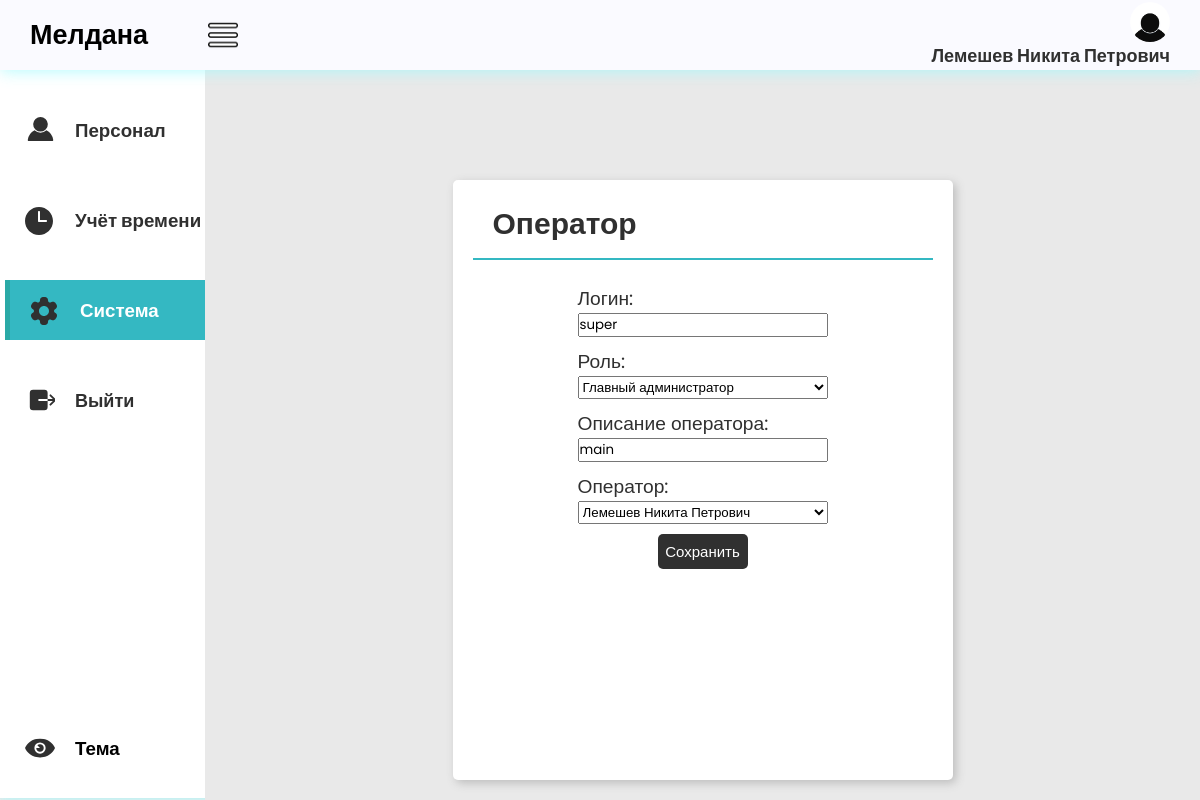
/operators/112f4af7-e46b-4321-8031-81e32e997f3d/ (signed in), run on the app's committed database.
### main/models.py (models this page shows, shortened)
class Staff(AbstractBaseUser, PermissionsMixin):
    id = models.UUIDField(primary_key=True, editable=False, default=uuid.uuid4)
    fio = models.CharField(max_length=150, verbose_name='ФИО')
    email = models.EmailField(max_length=254, unique=True, verbose_name='E-mail')
    phone_number = models.CharField(max_length=12, unique=True, null=True, blank=True, verbose_name='Номер телефона')
    dob = models.DateField(null=True, blank=True, verbose_name='Дата рождения')
    employee_slug = models.SlugField(max_length=150, unique=True, blank=True, null=True, verbose_name='URL')
    date_join = models.DateTimeField(verbose_name='Дата регистрации', auto_now_add=True)
    last_login = models.DateTimeField(verbose_name='Дата последнего входа', auto_now=True)
    is_admin = models.BooleanField(default=False)
    is_staff = models.BooleanField(default=True)
    is_superuser = models.BooleanField(default=False)
    image = models.ImageField(upload_to='personal_photo', null=True, blank=True, verbose_name='Фотография')
    division = models.ForeignKey(Divisions, on_delete=models.SET_NULL, null=True, blank=True, verbose_name='Подразделение')
    time = models.ForeignKey(WorkSchedule, on_delete=models.SET_NULL, null=True, blank=True, verbose_name='Тип графика')
    post = models.ForeignKey(Posts, on_delete=models.SET_NULL, null=True, blank=True, verbose_name='Должность')
    pattern = models.ForeignKey(Patterns, on_delete=models.SET_NULL, null=True, blank=True, verbose_name='Шаблон доступа')
    objects = CustomUserManager()
    USERNAME_FIELD = 'email'
    REQUIRED_FIELDS = ['fio']
    class Meta:
        verbose_name = 'Персонал'
        verbose_name_plural = 'Сотрудники'
    def __str__(self):
        return self.fio

class Operators(models.Model):
    ROLE = [
        ('Главный администратор', 'Главный администратор'),
        ('Администратор', 'Администратор'),
    ]
    id = models.UUIDField(primary_key=True, editable=False, default=uuid.uuid4)
    login = models.CharField(max_length=150, verbose_name='Логин')
    post_operator = models.CharField(max_length=75, choices=ROLE, default="МА", verbose_name='Роль')
    operator_description = models.CharField(max_length=100, blank=True, null=True, verbose_name='Описание оператора')
    operator_slug = models.SlugField(max_length=150, unique=True, blank=True, null=True, verbose_name='URL')
    employee = models.ForeignKey(Staff, on_delete=models.PROTECT, null=True, blank=True,
                                 verbose_name='Оператор')
    class Meta:
        verbose_name = 'Оператор'
        verbose_name_plural = 'Операторы'

### main/views.py (the view)
# urls.py: path('operators/<slug:operator_slug>/', views.operator_detail, name='operator_detail'),
@user_passes_test(superuser_check, login_url='/404')
def operator_detail(request, operator_slug):
    operators = get_object_or_404(Operators, operator_slug=operator_slug)
    if request.method == 'POST':
        form = OperatorsForm(request.POST, instance=operators)
        if form.is_valid():
            form.save()
            return redirect('main:operator_detail', operator_slug=operators.operator_slug)
    else:
        form = OperatorsForm(instance=operators)
    context = {
        'form': form,
        'operators': operators,
    }
    return render(request, 'acms_page/operators/operator_detail.html', context)

### main/forms.py
class OperatorsForm(forms.ModelForm):
    class Meta:
        model = Operators
        fields = ['login', 'post_operator', 'operator_description', 'employee']

### main/views.py (called while the page is built)
def superuser_check(user):
    return user.is_superuser

### templates/acms_page/operators/operator_detail.html (shortened to what this page needs)
{% extends "acms_page/base.html" %}
{% load static %}
{% block nav1 %}"nav-option option4"{% endblock %}
{% block nav2 %}"nav-option option2"{% endblock %}
{% block nav4 %}"nav-option option1"{% endblock %}
{% block main %}
    <div class="main">
        <div class="report-container">
            <div class="report-header">
                <h1 class="recent-Articles">Оператор</h1>
            </div>
            <div class="report-body">
                <form class="form-1"  method="post">
                    {{ form.as_p }}
                    <button class="view" type="submit">Сохранить</button>
                </form>
            </div>
        </div>
    </div>
{% endblock %}

### templates/acms_page/base.html (shortened to what this page needs)
{% load static %}
<!DOCTYPE html>
<html lang="en">
<head>
    <link rel="stylesheet"
          href="{% static 'css/style.css'%}">
    <link rel="stylesheet"
          href="{% static 'css/responsive.css'%}">
</head>
<body class="light-theme">
    <header>
        <div class="logosec">
            <div class="logo">Мелдана</div>
            <img src="{% static 'img/menu.png' %}"
                class="icn menuicn"
                id="menuicn"
                alt="menu-icon">
        </div>
        <a href="{% url 'main:user_info' %}">
            <div class="message">
                <div class="dp">
                    {% if user.is_authenticated %}
                         <img src= "{{ user.image.url }}"
                              class="dpicn"
                              alt="dp">
                    {% endif %}
                  </div>
                {% if user.is_authenticated %}
                    <h3 class="re">{{ user.fio }}</h3>
                {% endif %}
            </div>
        </a>
    </header>
    <div class="main-container">
        <div class="navcontainer">
            <nav class="nav">
                <div class="nav-upper-options">
                    <a href="{% url 'main:acms_personal' %}">
                    <div class={% block nav1%}{% endblock %}>
                        <h3> Персонал</h3>
                    </div>
                    </a>
                    <a href="{% url 'main:acms_clock' %}">
                    <div class={% block nav2%}{% endblock %} id="clock">
                        <h3>Учёт времени</h3>
                    </div>
                    </a>
                    <a href="{% url 'main:acms_settings' %}">
                    <div class={% block nav4%}{% endblock %}>
                        <h3>Система</h3>
                    </div>
                    </a>
                        <form action="{% url 'main:logout' %}" method="post">
                            <button id='tre' class='nav-option1' type="submit"><h3 class="re">Выйти</h3></button>
                        </form>
                </div>
                <div class="nav-option" id="themeToggle">
                    <h3>Тема</h3>
                </div>
            </nav>
        </div>
        {% block main %}
        {% endblock %}
    </div>
</body>
</html>

### static/css/style.css (style rules this page uses)
* { margin: 0; padding: 0; box-sizing: border-box; font-family: "Poppins", sans-serif; }
body { background-color: var(--background-color4); max-width: 100%; overflow-x: hidden; }
body.light-theme { --background-color1: #fafaff; --background-color2: #ffffff; --background-color3: #cccccc6e; --background-color4: #cccccc6e; --primary-color: #303030; --secondary-color: rgb(52, 184, 194); --Border-color: rgb(52, 184, 194); --one-use-color: #31b8bd; --two-use-color: #30cbc9; --a-color: #303030; --reportcontainer-color: #ffffff; --reportartic-color: #303030; --view-color: #ffffff; --reportcontainershadow-color: rgb(188, 188, 188); --navhover-color1: #6fa19f; --navhover-color2: #9cd3d8; }
header { height: 70px; width: 100vw; padding: 0 30px; background-color: var(--background-color1); position: fixed; z-index: 100; box-shadow: 1px 1px 15px rgba(161, 250, 253, 0.825); display: flex; justify-content: space-between; align-items: center; }
.logo { font-size: 27px; font-weight: 600; color: var(--logo-color); }
.icn { height: 30px; }
.menuicn { cursor: pointer; }
.searchbar, .message, .logosec { display: flex; align-items: center; justify-content: center; }
.logosec { gap: 60px; }
.message { gap: 0px; position: relative; cursor: pointer; display: flex; flex-direction: column; align-items: flex-end; }
.dp { height: 40px; width: 40px; background-color: #626262; border-radius: 50%; display: flex; align-items: center; justify-content: center; overflow: hidden; }
.main-container { display: flex; width: 100vw; position: relative; top: 70px; z-index: 1; }
.dpicn { height: 42px; }
a { text-decoration: none; color: var(--a-color); }
.main { height: calc(100vh - 70px); width: 100%; overflow-y: scroll; overflow-x: hidden; padding: 40px 30px 30px 30px; }
.nav { min-height: 91vh; width: 250px; background-color: var(--background-color2); position: absolute; top: 0px; left: 00; box-shadow: 1px 1px 10px rgba(161, 250, 253, 0.825); display: flex; flex-direction: column; justify-content: space-between; align-items: center; overflow: hidden; padding: 30px 0 20px 10px; }
.navcontainer { height: calc(100vh - 70px); width: 250px; position: relative; overflow-y: scroll; overflow-x: hidden; transition: all 0.5s ease-in-out; }
.nav-option { width: 250px; height: 60px; display: flex; align-items: center; padding: 0 30px 0 20px; gap: 20px; transition: all 0.1s ease-in-out; }
svg { fill: var(--primary-color); }
.nav-upper-options { display: flex; flex-direction: column; align-items: center; gap: 30px; }
.option1 { border-left: 5px solid #27a29aaf; background-color: var(--Border-color); color: white; cursor: pointer; }
.report-container { min-height: 300px; max-width: 1500px; margin: 70px auto 0px auto; background-color: var(--reportcontainer-color); border-radius: 5px; box-shadow: 3px 3px 10px var(--reportcontainershadow-color); padding: 0px 20px 20px 20px; }
.report-header { height: 80px; width: 100%; display: flex; align-items: center; justify-content: space-between; padding: 20px 20px 10px 20px; border-bottom: 2px solid rgb(52, 184, 194); }
.recent-Articles { font-size: 30px; font-weight: 600; color: var(--reportartic-color); }
.view { height: 35px; width: 90px; border-radius: 5px; background-color: var(--a-color); color: var(--view-color); font-size: 15px; border: none; cursor: pointer; }
.report-body { max-width: 100%; overflow-x: auto; padding: 20px; color: var(--primary-color); }
#themeToggle { color: var(--logo-color); }

### templates/acms_page/base.html (style rules this page uses)
.nav-option1 { width: 250px; height: 60px; display: flex; align-items: center; padding: 0 30px 0 20px; gap: 20px; transition: all 0.1s ease-in-out; background-color: var(--background-color2); border: none; }
.re { font-family: "Poppins", sans-serif; font-size: 18px; color: var(--a-color); }

### templates/acms_page/operators/operator_detail.html (style rules this page uses)
.report-container { max-width: 500px; height: 600px; }
.form-1 { display: flex; flex-direction: column; padding: 4px; flex-wrap: wrap; align-items: center; justify-content: space-between; }
.report-body p { display: flex; flex-direction: column; font-size: 1.2em; }
p { width: 250px; margin-bottom: 10px; font-size: 16px; }

### data on the page
Staff: image (picture), fio "Лемешев Никита Петрович"
Operators: login "super", post_operator "Главный администратор", operator_description "main", employee "Лемешев Никита Петрович"
